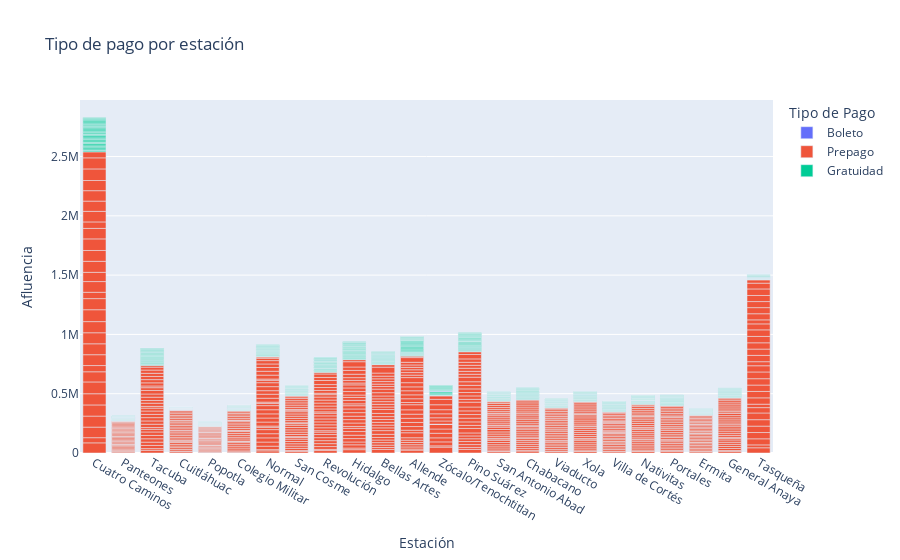

Notebook source saved alongside this figure:
### Code cell
fig = px.bar(linea_2, x="estacion", y="afluencia", color="tipo_pago",
                 labels={"estacion": "Estación",
                         "afluencia": "Afluencia",
                         "tipo_pago": "Tipo de Pago"},
                 title="Tipo de pago por estación")
fig.show()

### Figure 1 — Plotly figure (JSON) as saved in the notebook; plotly's stock layout.template omitted (floating-point values rounded to 4 significant figures; data arrays with more than 128 entries replaced by an {"elided": "..."} marker saying what was removed)
{"data": [{"alignmentgroup": "True", "hovertemplate": "Tipo de Pago=Boleto<br>Estación=%{x}<br>Afluencia=%{y}<extra></extra>", "legendgroup": "Boleto", "marker": {"color": "#636efa", "pattern": {"shape": ""}}, "name": "Boleto", "offsetgroup": "Boleto", "orientation": "v", "showlegend": true, "textposition": "auto", "type": "bar", "x": {"elided": "720 str values"}, "xaxis": "x", "y": {"elided": "720 int values"}, "yaxis": "y"}, {"alignmentgroup": "True", "hovertemplate": "Tipo de Pago=Prepago<br>Estación=%{x}<br>Afluencia=%{y}<extra></extra>", "legendgroup": "Prepago", "marker": {"color": "#EF553B", "pattern": {"shape": ""}}, "name": "Prepago", "offsetgroup": "Prepago", "orientation": "v", "showlegend": true, "textposition": "auto", "type": "bar", "x": {"elided": "720 str values"}, "xaxis": "x", "y": {"elided": "720 int values"}, "yaxis": "y"}, {"alignmentgroup": "True", "hovertemplate": "Tipo de Pago=Gratuidad<br>Estación=%{x}<br>Afluencia=%{y}<extra></extra>", "legendgroup": "Gratuidad", "marker": {"color": "#00cc96", "pattern": {"shape": ""}}, "name": "Gratuidad", "offsetgroup": "Gratuidad", "orientation": "v", "showlegend": true, "textposition": "auto", "type": "bar", "x": {"elided": "720 str values"}, "xaxis": "x", "y": {"elided": "720 int values"}, "yaxis": "y"}], "layout": {"barmode": "relative", "legend": {"title": {"text": "Tipo de Pago"}, "tracegroupgap": 0}, "title": {"text": "Tipo de pago por estación"}, "xaxis": {"anchor": "y", "domain": [0, 1], "title": {"text": "Estación"}}, "yaxis": {"anchor": "x", "domain": [0, 1], "title": {"text": "Afluencia"}}}}
